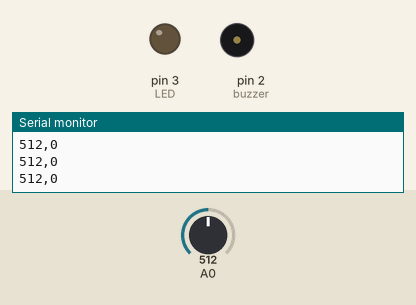
Recording of a sketch running on a simulated Arduino Uno, built with avr-gcc and run on an emulated ATmega328P. Shown: output pins drawn as LEDs (lit = HIGH), buzzer (waves = sounding, pin HIGH), the last lines printed to the serial monitor. The test bench sets the inputs (shaded band); at power-on: A0 = 512.

Above: at 1.2 s.
1.3 s: A0 set to 592
2.8 s: A0 set to 615
At 3.2 s:
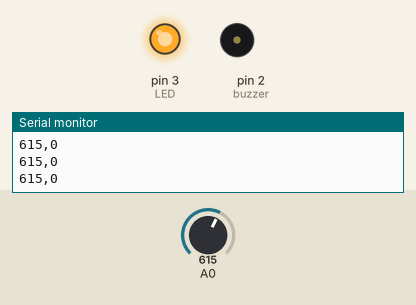
9.2 s: A0 set to 590
At 10.4 s:
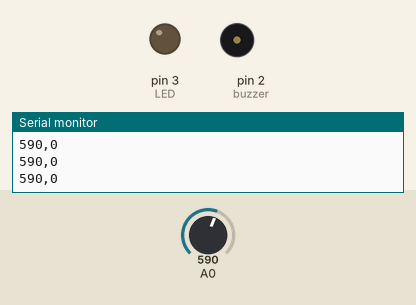
10.7 s: A0 set to 610
At 11.7 s:
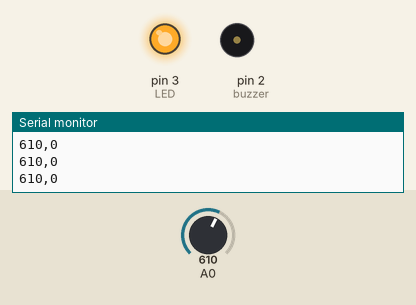
Timing chart, 0 to 13.2 s (numbered marks = the images above; inputs shaded):
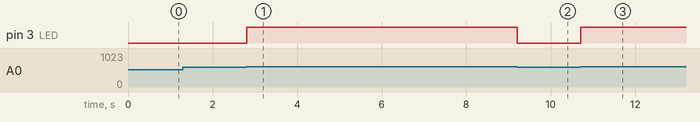

Measured:
- the behaviour switches between 599 and 600 on A0 (found by bisection; images 0 and 1)
- after the input at 2.8 s, pin 3 (LED): LOW → HIGH at once
- after the input at 9.2 s, pin 3 (LED): HIGH → LOW at once
- after the input at 10.7 s, pin 3 (LED): LOW → HIGH at once

The sketch:

lab2.ino
```cpp
#include "MegunoLink.h"
#include "Filter.h"

// declare global variables
char mode= 'f';

// filter for breath
ExponentialFilter<float> Breath(10,0);
int bRaw;

// set pinout and vars for the LED
int buzzer = 2;
int LED = 3; //===================PROBABLY GOING TO CHANGE==================
unsigned char i,j;

// variables for calculating the BPM
int UpperThreshold = 600;
int LowerThreshold = 480;
int hReading = 0;
float BPM = 0.0;
bool IgnoreReading = false;
bool FirstPulseDetected = false;
unsigned long FirstPulseTime = 0;
unsigned long SecondPulseTime = 0;
int PulseInterval = 0;

// variables for calculating inhalation/exhalation
int Max = 400;
int Min = 380;
float bReading = 0.0;
unsigned long ThirdPulseTime = 0;
unsigned long FourthPulseTime = 0;
unsigned long PulseIntervalin = 0;
unsigned long PulseIntervalout = 0;

void setup() {
  // initialize the serial communication:
  Serial.begin(19200);
  Serial.flush(); // clear receiver buffer
  pinMode(11, INPUT); // Setup for leads off detection LO +
  pinMode(10, INPUT); // Setup for leads off detection LO -
  pinMode(buzzer, OUTPUT);
  pinMode(LED, OUTPUT);
}

void loop() {
  // if there is incoming data from the serial read it
  if(Serial.available()){

    mode = Serial.read(); // read character
    Serial.flush(); // clear receiver buffer

  } else {
    if(mode == 'f'){
      fitnessMode();
    } else if (mode == 's'){
      stressMode();
    } else if (mode == 'm'){
      medMode();
    } else if (mode == 'l'){
      lungMode();
    }
  }
  delay(10);

}

// function which handles the fitness mode stuff
void fitnessMode(){

//  if((digitalRead(10) == 1)||(digitalRead(11) == 1)){
//    Serial.print(0);
//  } else {
//    hReading = analogRead(A0);
//    Serial.print(hReading);
//  }
  hReading = analogRead(A0);
  Serial.print(hReading);

  //Serial.print(",");

  // filter the breath rate and send to the serial
//  bRaw = analogRead(A4);
//  Breath.Filter(bRaw);
//  bReading = Breath.Current();
//  Serial.print(bReading);
    //Serial.print(0);

  getBPM(); //function call to calculate bpm
  //getRR(); //function call to calculate rpm, inhalation, exhalation

}

// funcion which handles stress monitoring mode
void stressMode(){
  if((digitalRead(10) == 1)||(digitalRead(11) == 1)){
    Serial.print(0);
  } else {
    hReading = analogRead(A0);
    Serial.print(hReading);
  }

  Serial.print(",");

  // filter the breath rate and send to the serial
//  bRaw = analogRead(A4);
//  Breath.Filter(bRaw);
//  bReading = Breath.Current();
//  Serial.print(bReading);
    Serial.print(0);

  getBPM(); //function call to calculate bpm
  //getRR(); //function call to calculate rpm, inhalation, exhalation
}

void medMode(){
  if((digitalRead(10) == 1)||(digitalRead(11) == 1)){
    Serial.print(0);
  } else {
    hReading = analogRead(A0);
    Serial.print(hReading);
  }

  Serial.print(",");

  // filter the breath rate and send to the serial
//  bRaw = analogRead(A4);
//  Breath.Filter(bRaw);
//  bReading = Breath.Current();
//  Serial.print(bReading);
   Serial.print(0);

  getBPM(); //function call to calculate bpm
  //getRR(); //function call to calculate rpm, inhalation, exhalation
}

// function which handles the lung capacity mode
void lungMode(){
  // this is to send 0 value for the heart rate
  Serial.print(0);
  Serial.print(",");

  // filter the breath rate and send to the serial
  bRaw = analogRead(A4);
  Breath.Filter(bRaw);
  bReading = Breath.Current();
  Serial.print(bReading);
  Serial.print(",");

  // this 0 is to print 0 for the BPM
  Serial.println(0);
}

// function which makes activates the buzzer
void buzz(){
  //output an frequency
  for(i = 0; i < 80; i++) {
    digitalWrite(buzzer,HIGH);
    delay(2);//wait for 1ms
    digitalWrite(buzzer,LOW);
    delay(2);//wait for 1ms
  }
}

// function which gets bpm
void getBPM(){
  //Turn LED on if heartRate is above threshold
  if (hReading >= UpperThreshold)
    digitalWrite(LED, HIGH);
  else
    digitalWrite(LED,LOW);

  // Heart beat leading edge detected.
  if(hReading > UpperThreshold && IgnoreReading == false){
    if(FirstPulseDetected == false){
      FirstPulseTime = millis();
      FirstPulseDetected = true;
    }
    else{
      SecondPulseTime = millis();
      PulseInterval = SecondPulseTime - FirstPulseTime;
      FirstPulseTime = SecondPulseTime;
    }
    IgnoreReading = true;
  }

  // Heart beat trailing edge detected.
  if(hReading < LowerThreshold){
    IgnoreReading = false;
  }

  BPM = (1.0/PulseInterval) * 60.0 * 1000;

  Serial.print(",");
  //Serial.print((int)BPM);
  //Serial.print(",");
  Serial.println((int)PulseInterval);
}

// functoin which calculates and prints out the
void getRR(){
  if(bReading > Max){
    FirstPulseTime = millis();
  }
  if(bReading < Min){
    SecondPulseTime = millis();
    PulseIntervalout = SecondPulseTime - FirstPulseTime;
  }

  // print out the Pulse Intervalout in millis
  Serial.print(",");
  Serial.print(PulseIntervalout);

  if(bReading < Min){
    ThirdPulseTime = millis();
  }
  if(bReading > Max){
    FourthPulseTime = millis();
    PulseIntervalin = FourthPulseTime - ThirdPulseTime;
  }

  // print out the Pulse IntervalIn in millis
  Serial.print(",");
  Serial.print(PulseIntervalin);
  Serial.print(",");

}
```
